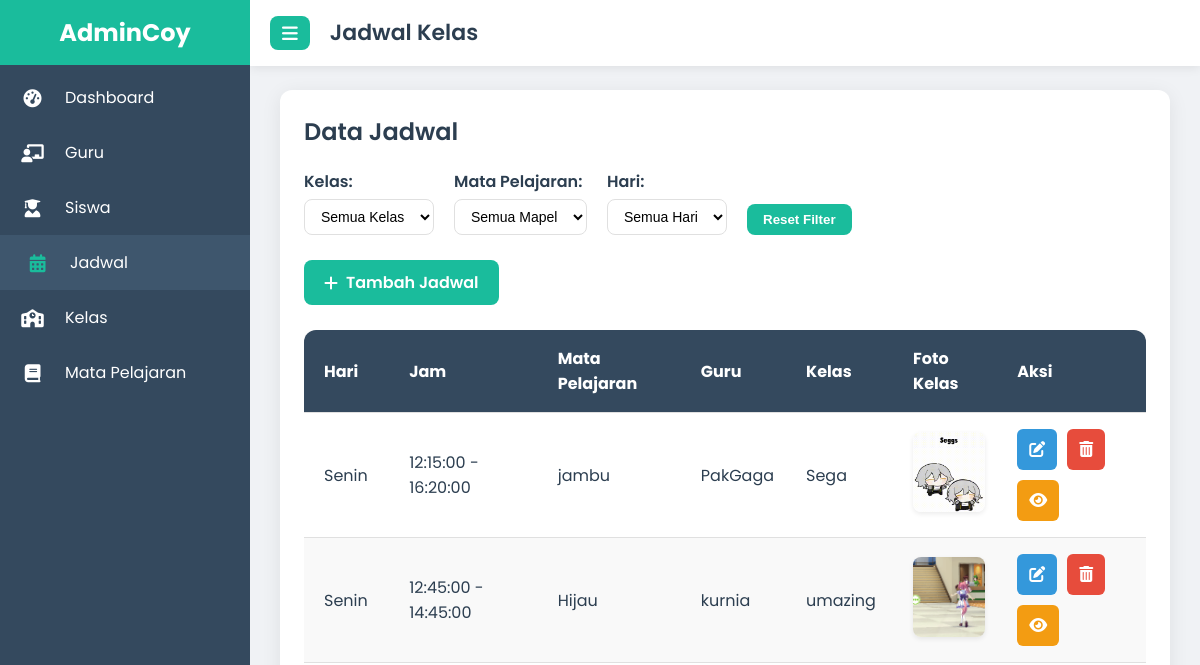
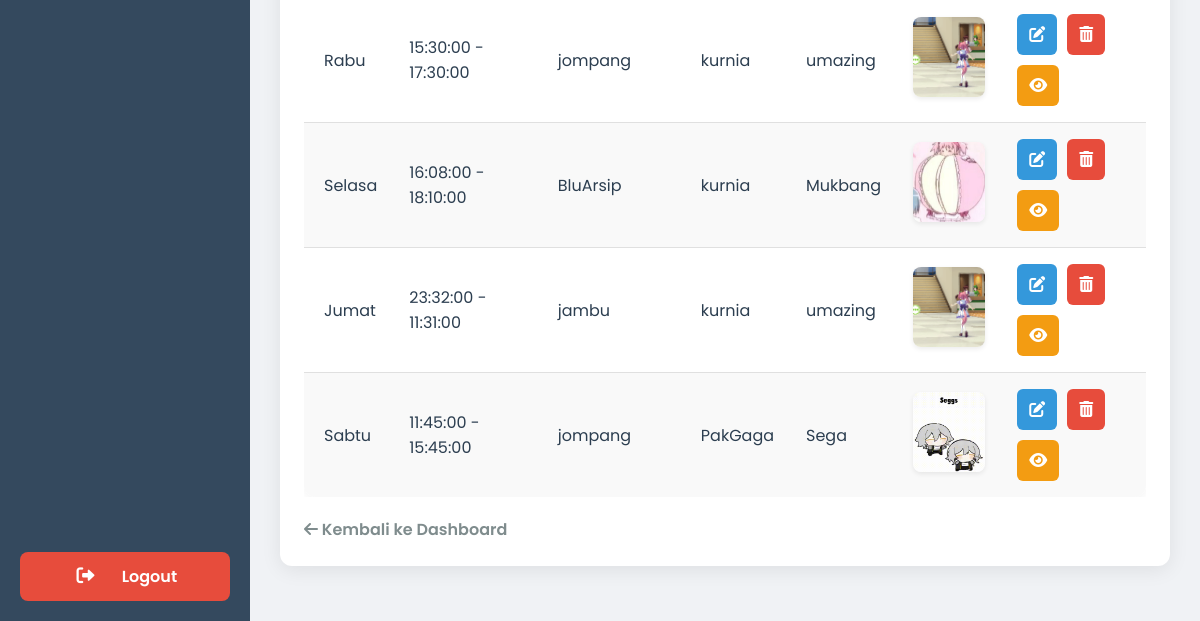
The page /admin/jadwal/index.php (signed in) on the database as committed earlier (2 pictures, top to bottom).
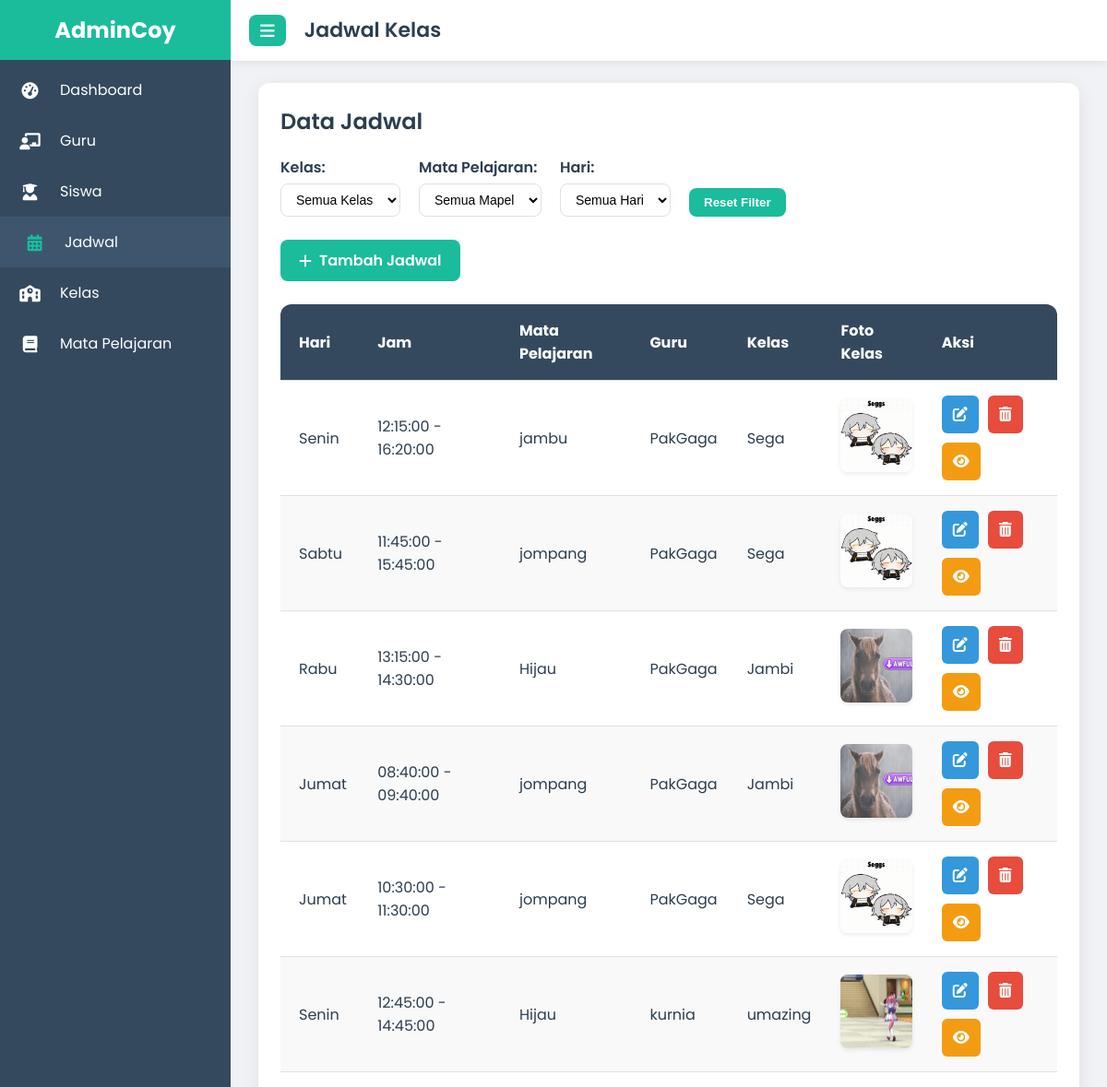
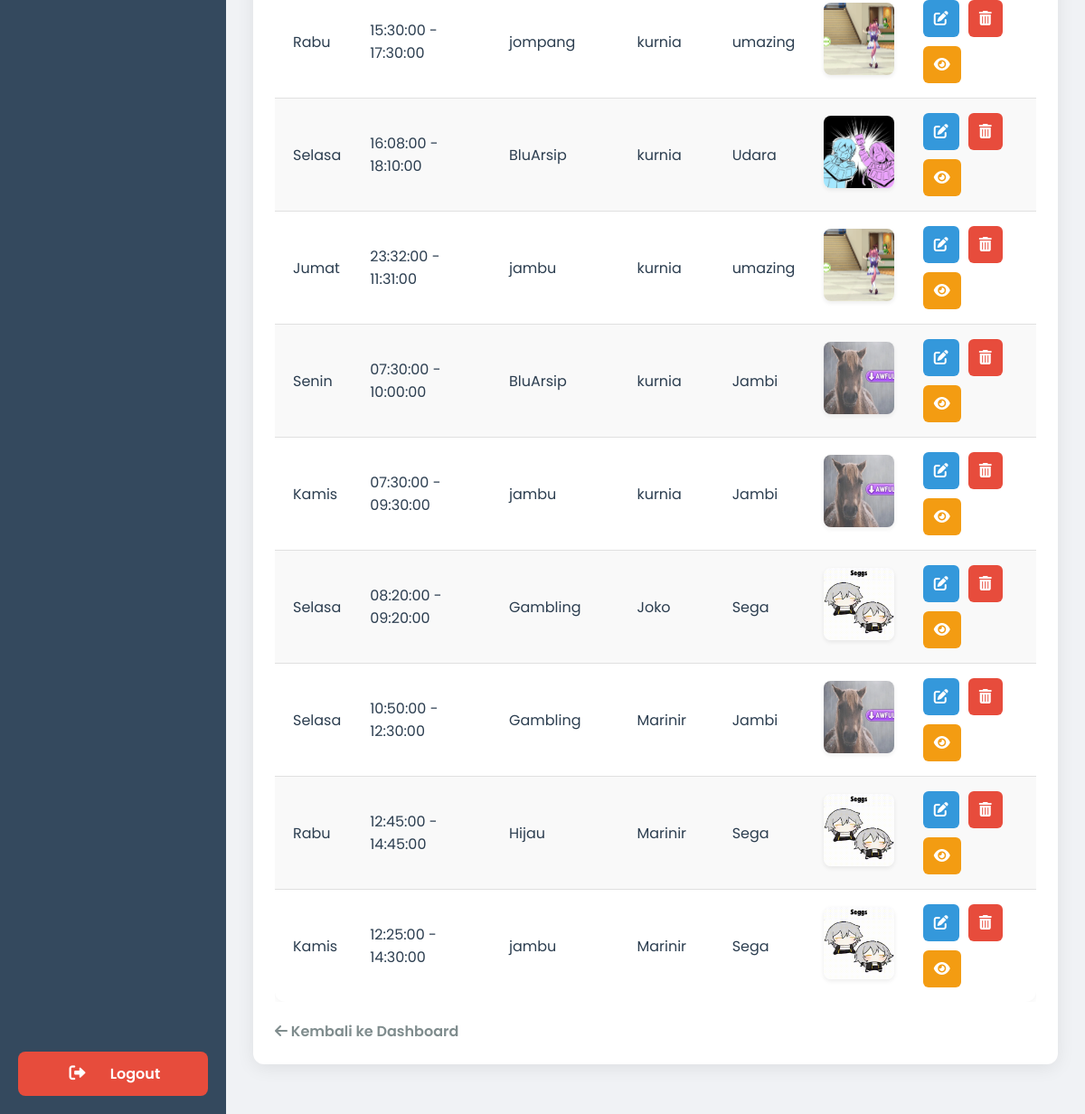
The same page on the database as committed later (2 pictures, top to bottom).
### tables this page shows
CREATE TABLE `jadwal` (
  `id` int(11) NOT NULL,
  `class_id` int(11) DEFAULT NULL,
  `hari` varchar(20) DEFAULT NULL,
  `jam_mulai` time DEFAULT NULL,
  `jam_selesai` time DEFAULT NULL,
  `mata_pelajaran` varchar(100) DEFAULT NULL,
  `teacher_id` int(11) DEFAULT NULL,
  `id_mapel` int(11) DEFAULT NULL
);

CREATE TABLE `guru` (
  `id` int(11) NOT NULL,
  `nip` varchar(30) DEFAULT NULL,
  `name` varchar(100) DEFAULT NULL,
  `gender` enum('laki-laki','Perempuan') DEFAULT NULL,
  `email` varchar(100) DEFAULT NULL,
  `pass` varchar(255) DEFAULT NULL,
  `dob` date DEFAULT NULL,
  `no_hp` varchar(20) DEFAULT NULL,
  `photo` varchar(100) NOT NULL,
  `alamat` text DEFAULT NULL,
  `mapel` varchar(100) DEFAULT NULL,
  `admission_date` timestamp NOT NULL DEFAULT current_timestamp()
);

CREATE TABLE `class` (
  `id` int(11) NOT NULL,
  `nama_kelas` varchar(50) NOT NULL,
  `teacher_id` int(11) NOT NULL,
  `photo` varchar(255) NOT NULL,
  `tahun_ajaran` varchar(20) NOT NULL,
  `deskripsi` text NOT NULL
);

### admin/jadwal/index.php (the view, shortened to what this page needs)
<?php
    require '../../koneksi.php';
    $query = "
        SELECT
            jadwal.*,
            guru.name AS nama_guru,
            class.nama_kelas,
            class.photo
        FROM jadwal
        JOIN guru ON jadwal.teacher_id = guru.id
        JOIN class ON jadwal.class_id = class.id
        JOIN mapel ON jadwal.id_mapel = mapel.id
    ";
    $stmt = $pdo->query($query);
?>
<!DOCTYPE html>
<html lang="id">
<head>
    <link href="https://cdnjs.cloudflare.com/ajax/libs/font-awesome/6.0.0-beta3/css/all.min.css" rel="stylesheet">
</head>
<body>
    <div class="sidebar" id="sidebar">
        <div class="logo"><span>AdminCoy</span></div>
        <nav>
            <a href="../dashboard_admin.php">
                <i class="fas fa-tachometer-alt"></i>
                <span>Dashboard</span>
            </a>
            <a href="../guru/index.php">
                <i class="fas fa-chalkboard-teacher"></i>
                <span>Guru</span>
            </a>
            <a href="../siswa/index.php">
                <i class="fas fa-user-graduate"></i>
                <span>Siswa</span>
            </a>
            <a href="../jadwal/index.php" class="active">
                <i class="fas fa-calendar-alt"></i>
                <span>Jadwal</span>
            </a>
            <a href="../kelas/index.php">
                <i class="fas fa-school"></i>
                <span>Kelas</span>
            </a>
            <a href="../mapel/index.php">
                <i class="fas fa-book"></i>
                <span>Mata Pelajaran</span>
            </a>
            <div class="logout-button-container">
                <a href="../logout.php">
                    <i class="fas fa-sign-out-alt"></i>
                    <span>Logout</span>
                </a>
            </div>
        </nav>
    </div>
    <div class="header" id="header">
        <button class="toggle-btn" onclick="toggleSidebar()">
            <i class="fas fa-bars"></i>
        </button>
        <h1>Jadwal Kelas</h1>
    </div>
    <div class="content" id="mainContent">
        <div class="card">
            <h2>Data Jadwal</h2>
            <div class="filter-container">
                <div class="filter-group">
                    <label for="filter-kelas">Kelas:</label>
                    <select id="filter-kelas">
                        <option value="all">Semua Kelas</option>
                    </select>
                </div>
                <div class="filter-group">
                    <label for="filter-mapel">Mata Pelajaran:</label>
                    <select id="filter-mapel">
                        <option value="all">Semua Mapel</option>
                    </select>
                </div>
                <div class="filter-group">
                    <label for="filter-hari">Hari:</label>
                    <select id="filter-hari">
                        <option value="all">Semua Hari</option>
                    </select>
                </div>
                <div class="filter-group">
                    <button id="reset-filter-btn">Reset Filter</button>
                </div>
            </div>
            <a href="#" onclick="openModal()" class="add-link">
                <i class="fas fa-plus"></i> Tambah Jadwal
            </a>
            <div class="table-container">
                <table class="schedule-table">
                    <thead>
                        <tr>
                            <th>Hari</th>
                            <th>Jam</th>
                            <th>Mata Pelajaran</th>
                            <th>Guru</th>
                            <th>Kelas</th>
                            <th>Foto Kelas</th>
                            <th>Aksi</th>
                        </tr>
                    </thead>
                    <tbody>
                        <?php while ($row = $stmt->fetch(PDO::FETCH_ASSOC)) : ?>
                            <tr data-hari="<?= htmlspecialchars($row['hari']) ?>" data-kelas="<?= htmlspecialchars($row['nama_kelas']) ?>" data-mapel="<?= htmlspecialchars($row['mata_pelajaran']) ?>">
                                <td><?= htmlspecialchars($row['hari']) ?></td>
                                <td><?= htmlspecialchars($row['jam_mulai']) ?> - <?= htmlspecialchars($row['jam_selesai']) ?></td>
                                <td><?= htmlspecialchars($row['mata_pelajaran']) ?></td>
                                <td><?= htmlspecialchars($row['nama_guru']) ?></td>
                                <td><?= htmlspecialchars($row['nama_kelas']) ?></td>
                                <td>
                                    <?php if (!empty($row['photo'])) : ?>
                                        <img src="../../uploads/kelas/<?= htmlspecialchars($row['photo']) ?>" alt="Foto Kelas">
                                    <?php else : ?>
                                        Tidak ada foto
                                    <?php endif; ?>
                                </td>
                                <td>
                                    <div class="action-links">
                                        <a href="#" onclick="openEditModal(<?= htmlspecialchars(json_encode($row)) ?>)" class="action-link edit" title="Edit">
                                            <i class="fas fa-edit"></i>
                                        </a>
                                        <a href="#" onclick="handleDeleteClick(event, '<?= $row['id'] ?>')" class="action-link delete" title="Hapus">
                                            <i class="fas fa-trash-alt"></i>
                                        </a>
                                        <a href="pertemuan.php?id_jadwal=<?= $row['id'] ?>" class="action-link view" title="Lihat Pertemuan">
                                            <i class="fas fa-eye"></i>
                                        </a>
                                    </div>
                                </td>
                            </tr>
                        <?php endwhile; ?>
                    </tbody>
                </table>
            </div>
            <a href="../dashboard_admin.php" class="back-link">
                <i class="fas fa-arrow-left"></i> Kembali ke Dashboard
            </a>
        </div>
    </div>
</body>
</html>

Rows that differ between the two databases and show on the page:
shown differently, row unchanged: jadwal "Sabtu": moves up the list
added jadwal: hari "Rabu", jam_mulai "13:15:00", jam_selesai "14:30:00", mata_pelajaran "Hijau", teacher.name "PakGaga", class.nama_kelas "Jambi", class.photo (picture)
added jadwal: hari "Jumat", jam_mulai "08:40:00", jam_selesai "09:40:00", mata_pelajaran "jompang", teacher.name "PakGaga", class.nama_kelas "Jambi", class.photo (picture)
added jadwal: hari "Jumat", jam_mulai "10:30:00", jam_selesai "11:30:00", mata_pelajaran "jompang", teacher.name "PakGaga", class.nama_kelas "Sega", class.photo (picture)
changed through a linked row, jadwal: class.nama_kelas "Mukbang" → "Udara"; class.photo: a different picture
added jadwal: hari "Senin", jam_mulai "07:30:00", jam_selesai "10:00:00", mata_pelajaran "BluArsip", teacher.name "kurnia", class.nama_kelas "Jambi", class.photo (picture)
added jadwal: hari "Kamis", jam_mulai "07:30:00", jam_selesai "09:30:00", mata_pelajaran "jambu", teacher.name "kurnia", class.nama_kelas "Jambi", class.photo (picture)
added jadwal: hari "Selasa", jam_mulai "08:20:00", jam_selesai "09:20:00", mata_pelajaran "Gambling", teacher.name "Joko", class.nama_kelas "Sega", class.photo (picture)
added jadwal: hari "Selasa", jam_mulai "10:50:00", jam_selesai "12:30:00", mata_pelajaran "Gambling", teacher.name "Marinir", class.nama_kelas "Jambi", class.photo (picture)
added jadwal: hari "Rabu", jam_mulai "12:45:00", jam_selesai "14:45:00", mata_pelajaran "Hijau", teacher.name "Marinir", class.nama_kelas "Sega", class.photo (picture)
added jadwal: hari "Kamis", jam_mulai "12:25:00", jam_selesai "14:30:00", mata_pelajaran "jambu", teacher.name "Marinir", class.nama_kelas "Sega", class.photo (picture)
